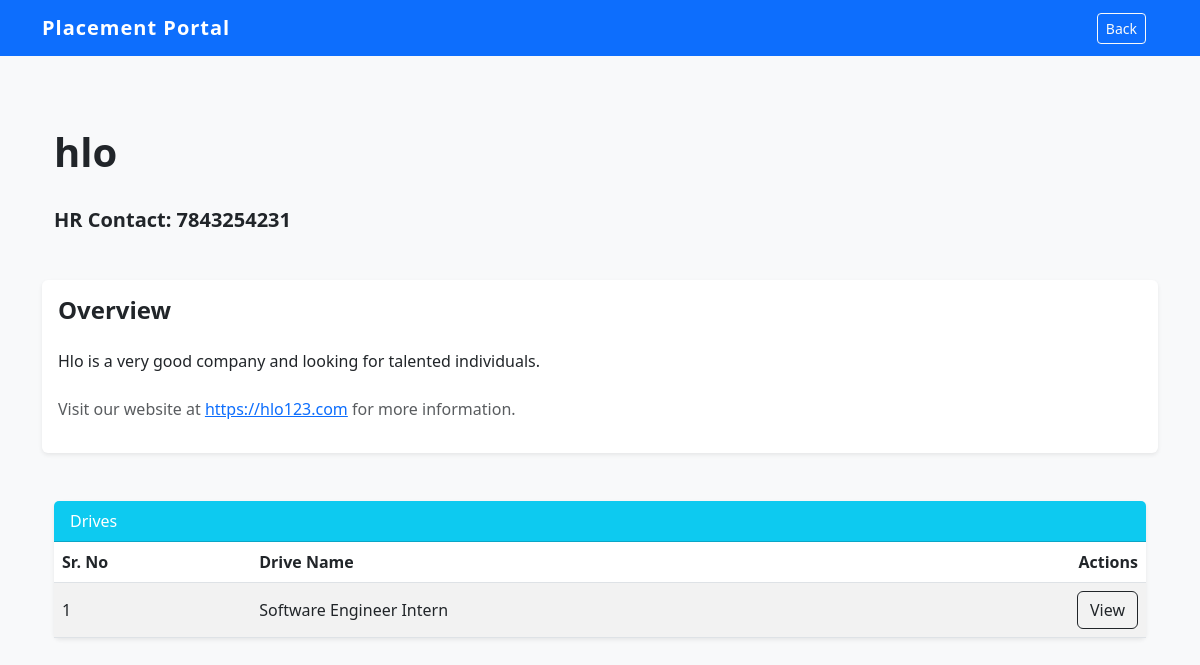
The app's page /view_company/2 (signed in) with its own data.
### models.py (models this page shows)
class Company(db.Model):
    id = db.Column(db.Integer, primary_key=True)
    name = db.Column(db.String(100), unique=True, nullable=False)
    email = db.Column(db.String(100), unique=True, nullable=False)
    password = db.Column(db.String(50), unique=True, nullable=False)
    website = db.Column(db.String(100))
    hr_contact = db.Column(db.String(15))
    description = db.Column(db.Text)
    status = db.Column(db.String(20), default='Pending')
    is_active = db.Column(db.Boolean, default=True)
    drives = db.relationship('PlacementDrive', backref='company', lazy=True, cascade="all, delete-orphan")

class PlacementDrive(db.Model):
    id = db.Column(db.Integer, primary_key=True)
    job_title = db.Column(db.String(100), nullable=False)
    description = db.Column(db.Text)
    eligibility= db.Column(db.Text)
    deadline = db.Column(db.String(20))
    status = db.Column(db.String(20), default='Pending')
    is_active = db.Column(db.Boolean, default=True)
    company_id = db.Column(db.Integer, db.ForeignKey('company.id'), nullable=False)
    applications = db.relationship('Application', backref='drive', lazy=True, cascade="all, delete-orphan")

### app.py (the view)
@app.route('/view_company/<int:company_id>')
def view_company(company_id):
    if session.get('role') != 'student':
        return redirect(url_for('login'))
    company = Company.query.get(company_id)
    drives = PlacementDrive.query.filter_by(company_id=company_id, status = 'Approved', is_active = True)
    return render_template('student/view_company.html', company=company, drives=drives)

### app.py (called while the page is built)
@app.after_request
def add_header(response):
    response.headers['Cache-Control'] = 'no-store, no-cache, must-revalidate, post-check=0, pre-check=0, max-age=0'
    response.headers['Pragma'] = 'no-cache'
    response.headers['Expires'] = '-1'
    return response

### templates/student/view_company.html
{% extends 'base.html' %}
{% block extra_nav %}
<div class = "container">
    <a href = "{{ url_for('student_dashboard') }}" class = "btn btn-outline-light btn-sm">Back</a>
{% endblock %}
{% block content %}
<div class = "container-fluid py-4">
    <div class="d-flex justify-content-between align-items-center mb-4">
        <h1 class = "fw-bold">{{ company.name }}</h1>
    </div>
    <h5 class = "fw-bold mb-4">HR Contact: {{ company.hr_contact }}</h5>
</div>
<div class = "card shadow-sm mb-4">
    <div class = "card-body">
        <h4 class = "fw-bold mb-4">Overview</h4>
        <p class = "mb-4">{{company.description}}</p>
        <p class = text-muted>Visit our website at <a href ="{{ company.website }}" target = "_blank">{{ company.website }}</a> for more information.</p>
    </div>
</div>
<div class = "container-fluid py-4">
    <div class = "card shadow-sm mb-4">
        <div class = "card-header bg-info text-white">Drives</div>
        <div class = "card-body p-0">
            <div class = "table-responsive">
                <table class = "table table-striped align-middle mb-0">
                    <thead class = "table">
                        <tr>
                            <th>Sr. No</th>
                            <th>Drive Name</th>
                            <th class = "text-end">Actions</th>
                        </tr>
                    </thead>
                    <tbody>
                        {% for d in drives %}
                        <tr>
                            <td>{{ loop.index }}</td>
                            <td>{{ d.job_title }}</td>
                            <td class = "text-end">
                                <a href = "{{ url_for('view_drive', drive_id=d.id) }}" class = "btn btn-outline-dark">View</a>
                            </td>
                        </tr>
                        {% else %}
                        <tr>
                            <td class = "text-center " colspan = 5>No applied applications.</td>
                        </tr>
                        {% endfor %}
                    </tbody>
                </table>
            </div>
        </div>
    </div>
</div>
{% endblock %}

### static/style.css (style rules this page uses)
:root { --primary-color: #0d6efd; --success-color: #198754; --error-red: #dc3545; }
body { font-family: 'Segoe UI', Tahoma, Geneva, Verdana, sans-serif; background-color: #f8f9fa; }
.card { border: none; transition: transform 0.3s ease, box-shadow 0.3s ease; }

### records on screen
Company: name "hlo", hr_contact "7843254231", description "Hlo is a very good company and looking for talented individuals.", website "https://hlo123.com"
PlacementDrive: job_title "Software Engineer Intern"
